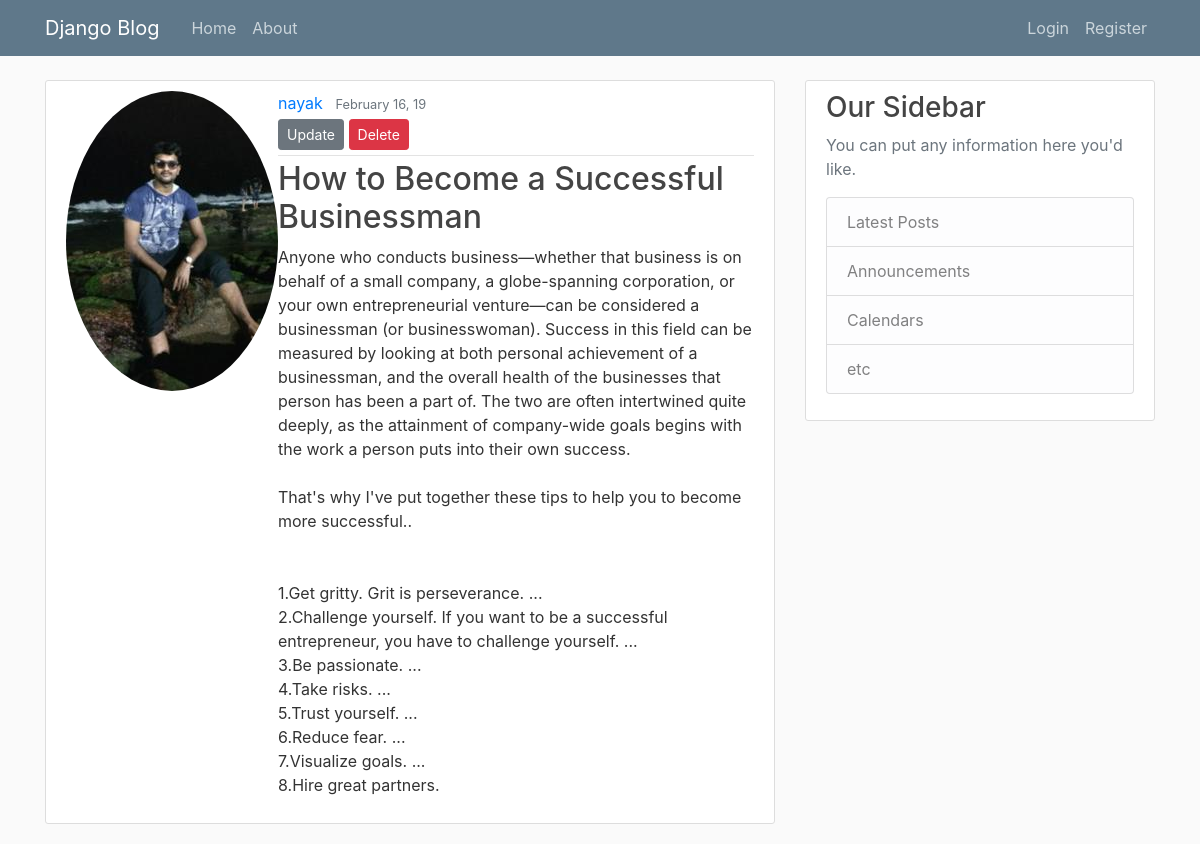
The app's page /post/19 with its own data.
### blog/models.py (models this page shows, shortened)
class Post(models.Model):
    title = models.CharField(max_length=100)
    content = models.TextField()
    date_posted = models.DateTimeField(default=timezone.now)
    author = models.ForeignKey(User, on_delete=models.CASCADE)

### users/models.py (models this page shows, shortened)
class Profile(models.Model):
    user = models.OneToOneField(User, on_delete=models.CASCADE)
    image = models.ImageField(default='default.jpg', upload_to='profile_pics')

### blog/views.py (the view)
# urls.py: path('post/<int:pk>', PostDetailView.as_view(), name='post-detail'),
class PostDetailView(DetailView):
    model = Post

### templates/blog/post_detail.html
{% extends 'blog/base.html' %}
    {% block content %}
        <article class="media content-section">
            <img class=" rounded-circle" src="{{ object.author.profile.image.url }}">
              <div class="media-body">
                <div class="article-metadata">
                  <a class="mr-2" href="{% url 'user-posts' object.author.username %}">{{ object.author }}</a>
                  <small class="text-muted">{{ object.date_posted|date:"F d, y" }}</small>
                    {% if object.author %}
                        <div>
                        <a class="btn btn-secondary btn-sm mt-1 mb-1" href="{% url 'post-update' object.id %}">Update</a>
                        <a class="btn btn-danger btn-sm mt-1 mb-1" href="{% url 'post-delete' object.id %}">Delete</a>
                        </div>
                    {% endif %}
                </div>
                <h2 class="article-title">{{ object.title }}</h2>
                <p class="article-content">{{ object.content }}</p>
              </div>
         </article>
    {% endblock %}

### blog/static/blog/main.css (style rules this page uses)
body { background: #fafafa; color: #333333; margin-top: 5rem; }
h1, h2, h3, h4, h5, h6 { color: #444444; }
.content-section { background: #ffffff; padding: 10px 20px; border: 1px solid #dddddd; border-radius: 3px; margin-bottom: 20px; }
.article-title { color: #444444; }
.article-content { white-space: pre-line; }
.article-metadata { padding-bottom: 1px; margin-bottom: 4px; border-bottom: 1px solid #e3e3e3 }

### records on screen
Post: author.profile.image (picture), author "nayak", date_posted "February 16, 19", title "How to Become a Successful Businessman", content "Anyone who conducts business—whether that business is on behalf of a small company, a globe-spanning corporation, or your own entrepreneurial venture—can be considered a businessman (or businesswoman). Success in this field can be measured by looking at both personal achievement of a businessman, and the overall health of the businesses that person has been a part of. The two are often intertwined quite deeply, as the attainment of company-wide goals begins with the work a person puts into their own success. That's why I've put together these tips to help you to become more successful.. 1.Get gritty. Grit is perseverance. ... 2.Challenge yourself. If you want to be a successful…"
